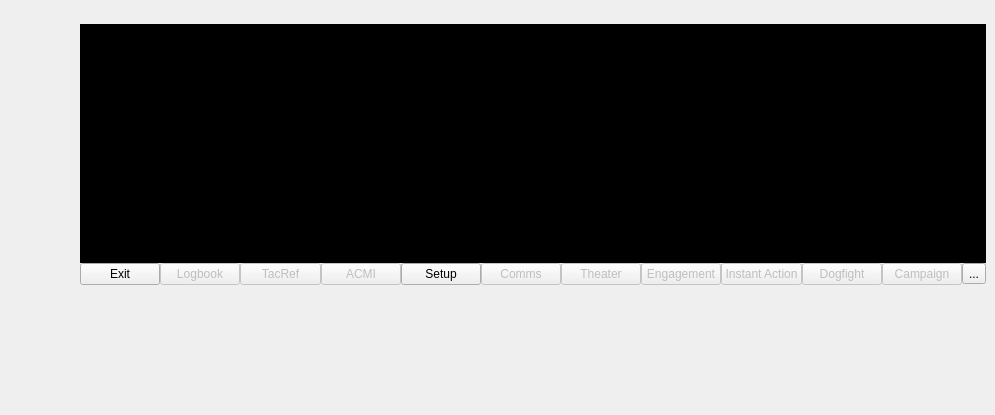
<?xml version="1.0" encoding="UTF-8"?>
<ui version="4.0">
 <class>xfwnd</class>
 <widget class="QMainWindow" name="xfwnd">
  <property name="geometry">
   <rect>
    <x>0</x>
    <y>0</y>
    <width>995</width>
    <height>415</height>
   </rect>
  </property>
  <property name="windowTitle">
   <string>xFalcon</string>
  </property>
  <property name="styleSheet">
   <string notr="true"/>
  </property>
  <widget class="QWidget" name="centralwidget">
   <widget class="QWidget" name="verticalLayoutWidget">
    <property name="geometry">
     <rect>
      <x>80</x>
      <y>24</y>
      <width>906</width>
      <height>261</height>
     </rect>
    </property>
    <layout class="QVBoxLayout" name="verticalLayout">
     <property name="spacing">
      <number>0</number>
     </property>
     <item>
      <widget class="QTextEdit" name="te_MainWindow">
       <property name="font">
        <font>
         <family>Courier</family>
         <pointsize>9</pointsize>
         <weight>50</weight>
         <bold>false</bold>
        </font>
       </property>
       <property name="autoFillBackground">
        <bool>false</bool>
       </property>
       <property name="styleSheet">
        <string notr="true">background-color: rgb(0, 0, 0);
color: rgb(85, 170, 255);</string>
       </property>
       <property name="readOnly">
        <bool>true</bool>
       </property>
      </widget>
     </item>
     <item>
      <layout class="QHBoxLayout" name="horizontalLayout">
       <property name="spacing">
        <number>0</number>
       </property>
       <item>
        <widget class="QPushButton" name="pb_Exit">
         <property name="autoFillBackground">
          <bool>false</bool>
         </property>
         <property name="text">
          <string>Exit</string>
         </property>
        </widget>
       </item>
       <item>
        <widget class="QPushButton" name="pushButton_8">
         <property name="enabled">
          <bool>false</bool>
         </property>
         <property name="text">
          <string>Logbook</string>
         </property>
        </widget>
       </item>
       <item>
        <widget class="QPushButton" name="pushButton_10">
         <property name="enabled">
          <bool>false</bool>
         </property>
         <property name="text">
          <string>TacRef</string>
         </property>
        </widget>
       </item>
       <item>
        <widget class="QPushButton" name="pushButton_11">
         <property name="enabled">
          <bool>false</bool>
         </property>
         <property name="text">
          <string>ACMI</string>
         </property>
        </widget>
       </item>
       <item>
        <widget class="QPushButton" name="pb_Setup">
         <property name="text">
          <string>Setup</string>
         </property>
        </widget>
       </item>
       <item>
        <widget class="QPushButton" name="pushButton_7">
         <property name="enabled">
          <bool>false</bool>
         </property>
         <property name="text">
          <string>Comms</string>
         </property>
        </widget>
       </item>
       <item>
        <widget class="QPushButton" name="pushButton_3">
         <property name="enabled">
          <bool>false</bool>
         </property>
         <property name="text">
          <string>Theater</string>
         </property>
        </widget>
       </item>
       <item>
        <widget class="QPushButton" name="pushButton_6">
         <property name="enabled">
          <bool>false</bool>
         </property>
         <property name="text">
          <string>Engagement</string>
         </property>
        </widget>
       </item>
       <item>
        <widget class="QPushButton" name="pushButton_5">
         <property name="enabled">
          <bool>false</bool>
         </property>
         <property name="text">
          <string>Instant Action</string>
         </property>
        </widget>
       </item>
       <item>
        <widget class="QPushButton" name="pushButton_4">
         <property name="enabled">
          <bool>false</bool>
         </property>
         <property name="text">
          <string>Dogfight</string>
         </property>
        </widget>
       </item>
       <item>
        <widget class="QPushButton" name="pushButton">
         <property name="enabled">
          <bool>false</bool>
         </property>
         <property name="text">
          <string>Campaign</string>
         </property>
        </widget>
       </item>
       <item>
        <widget class="QToolButton" name="tb_debug">
         <property name="text">
          <string>...</string>
         </property>
        </widget>
       </item>
      </layout>
     </item>
    </layout>
   </widget>
  </widget>
 </widget>
 <resources/>
 <connections/>
</ui>
